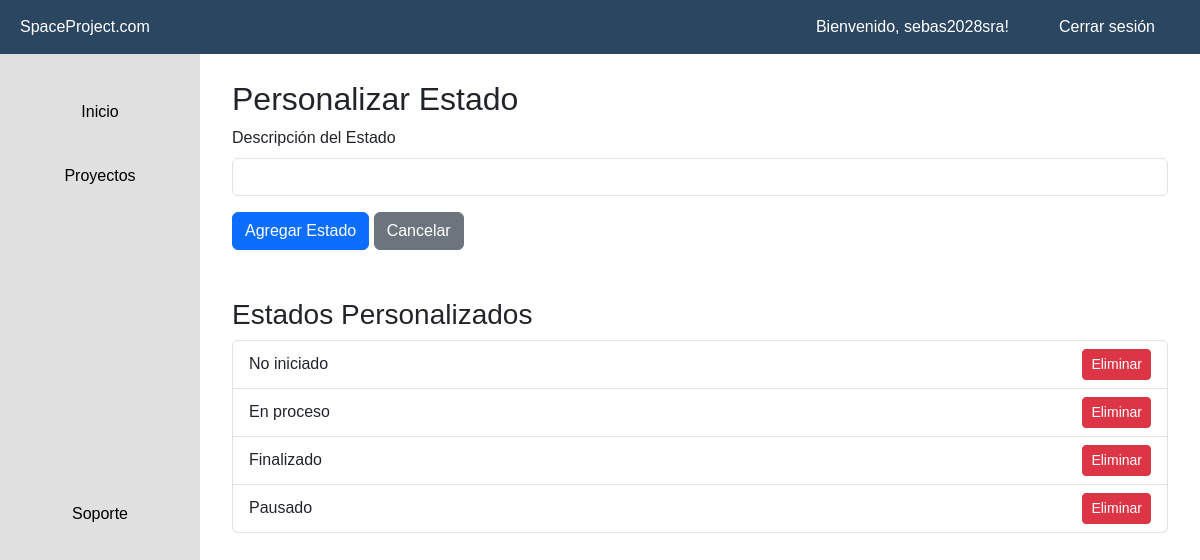
Before: /custom_estado/ (signed in) with the older database file.
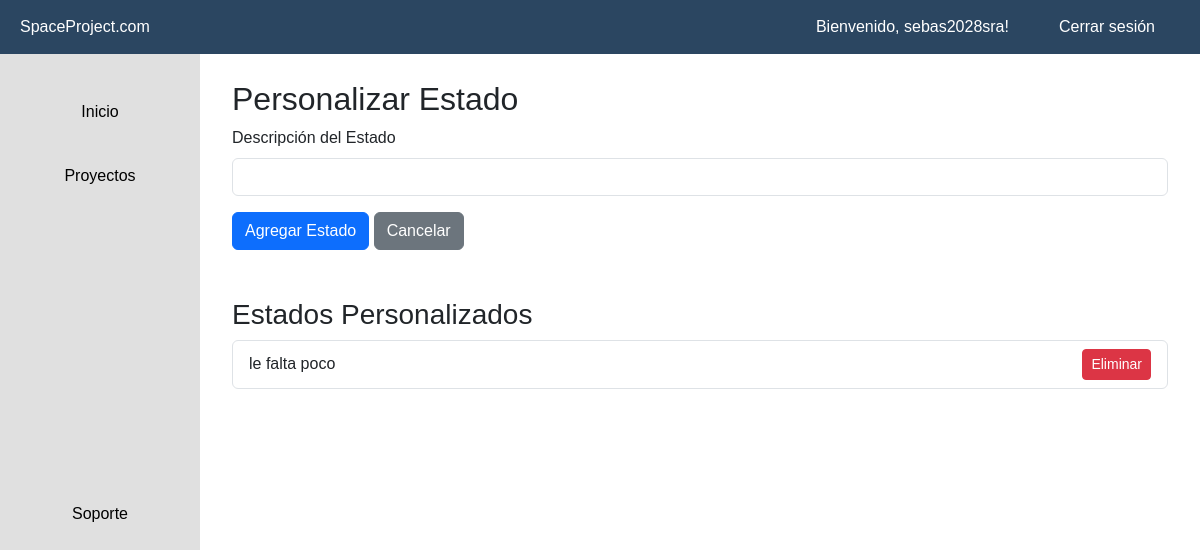
After: the same page with the newer database file.
### gestor/models.py (models this page shows, shortened)
class Estado(models.Model):
    id_estado = models.AutoField(primary_key=True, verbose_name='ID Estado')
    descripcion_estado = models.CharField(max_length=50)
    id_usuario = models.ForeignKey(User, null=True, blank=True, on_delete=models.CASCADE)

### gestor/views.py (the view)
# urls.py: path('custom_estado/', custom_estado, name='custom_estado'),
@login_required(login_url='/accounts/login/')
def custom_estado(request):
    if request.method == 'POST':
        descripcion_estado = request.POST['descripcion_estado']
        estado = Estado(descripcion_estado=descripcion_estado, id_usuario=request.user)
        estado.save()
        return redirect('index')
    else:
        estados_personalizados = Estado.objects.filter(id_usuario=request.user)
        return render(request, 'proyectos/custom_estado.html', {'estados_personalizados': estados_personalizados})

### gestor/templates/proyectos/custom_estado.html (shortened to what this page needs)
{% extends "base.html" %}
{% block contenido %}
<div class="container">
    <h2>Personalizar Estado</h2>
    <form method="POST">
        <div class="mb-3">
            <label for="descripcion_estado" class="form-label">Descripción del Estado</label>
            <input type="text" class="form-control" id="descripcion_estado" name="descripcion_estado" required>
        </div>
        <button type="submit" class="btn btn-primary">Agregar Estado</button>
        <a href="{% url 'index' %}" class="btn btn-secondary">Cancelar</a>
    </form>
    <h3 class="mt-5">Estados Personalizados</h3>
    <ul class="list-group">
        {% for estado in estados_personalizados %}
        <li class="list-group-item d-flex justify-content-between align-items-center">
            {{ estado.descripcion_estado }}
            <form method="POST" action="{% url 'eliminar_estado' estado.id_estado %}">
                <button type="submit" class="btn btn-danger btn-sm">Eliminar</button>
            </form>
        </li>
        {% endfor %}
    </ul>
</div>
{% endblock %}

Changed rows visible on the page:
no longer on this page (row edited): Estado: descripcion_estado "No iniciado"
no longer on this page (row edited): Estado: descripcion_estado "En proceso"
no longer on this page (row edited): Estado: descripcion_estado "Finalizado"
no longer on this page (row edited): Estado: descripcion_estado "Pausado"
added Estado: descripcion_estado "le falta poco"
